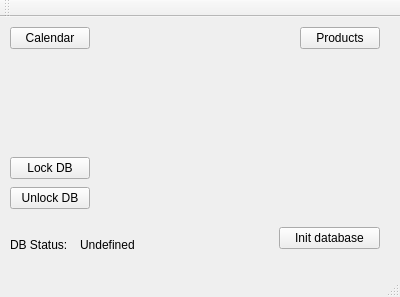
<?xml version="1.0" encoding="UTF-8"?>
<ui version="4.0">
 <class>MainWindow</class>
 <widget class="QMainWindow" name="MainWindow">
  <property name="geometry">
   <rect>
    <x>0</x>
    <y>0</y>
    <width>400</width>
    <height>297</height>
   </rect>
  </property>
  <property name="windowTitle">
   <string>MainWindow</string>
  </property>
  <widget class="QWidget" name="centralWidget">
   <widget class="QPushButton" name="Calendar">
    <property name="geometry">
     <rect>
      <x>10</x>
      <y>10</y>
      <width>80</width>
      <height>22</height>
     </rect>
    </property>
    <property name="text">
     <string>Calendar</string>
    </property>
   </widget>
   <widget class="QPushButton" name="ProductsButton">
    <property name="geometry">
     <rect>
      <x>300</x>
      <y>10</y>
      <width>80</width>
      <height>22</height>
     </rect>
    </property>
    <property name="text">
     <string>Products</string>
    </property>
   </widget>
   <widget class="QPushButton" name="InitDatabase">
    <property name="geometry">
     <rect>
      <x>279</x>
      <y>210</y>
      <width>101</width>
      <height>22</height>
     </rect>
    </property>
    <property name="text">
     <string>Init database</string>
    </property>
   </widget>
   <widget class="QPushButton" name="lockButton">
    <property name="geometry">
     <rect>
      <x>10</x>
      <y>140</y>
      <width>80</width>
      <height>22</height>
     </rect>
    </property>
    <property name="text">
     <string>Lock DB</string>
    </property>
   </widget>
   <widget class="QPushButton" name="unlockButton">
    <property name="geometry">
     <rect>
      <x>10</x>
      <y>170</y>
      <width>80</width>
      <height>22</height>
     </rect>
    </property>
    <property name="text">
     <string>Unlock DB</string>
    </property>
   </widget>
   <widget class="QLabel" name="DbStatusText">
    <property name="geometry">
     <rect>
      <x>10</x>
      <y>220</y>
      <width>71</width>
      <height>16</height>
     </rect>
    </property>
    <property name="text">
     <string>DB Status:</string>
    </property>
   </widget>
   <widget class="QLabel" name="DbStatusLabel">
    <property name="geometry">
     <rect>
      <x>80</x>
      <y>220</y>
      <width>71</width>
      <height>16</height>
     </rect>
    </property>
    <property name="text">
     <string>Undefined</string>
    </property>
   </widget>
  </widget>
  <widget class="QMenuBar" name="menuBar">
   <property name="geometry">
    <rect>
     <x>0</x>
     <y>0</y>
     <width>400</width>
     <height>19</height>
    </rect>
   </property>
  </widget>
  <widget class="QToolBar" name="mainToolBar">
   <attribute name="toolBarArea">
    <enum>TopToolBarArea</enum>
   </attribute>
   <attribute name="toolBarBreak">
    <bool>false</bool>
   </attribute>
  </widget>
  <widget class="QStatusBar" name="statusBar"/>
 </widget>
 <layoutdefault spacing="6" margin="11"/>
 <resources/>
 <connections/>
</ui>
